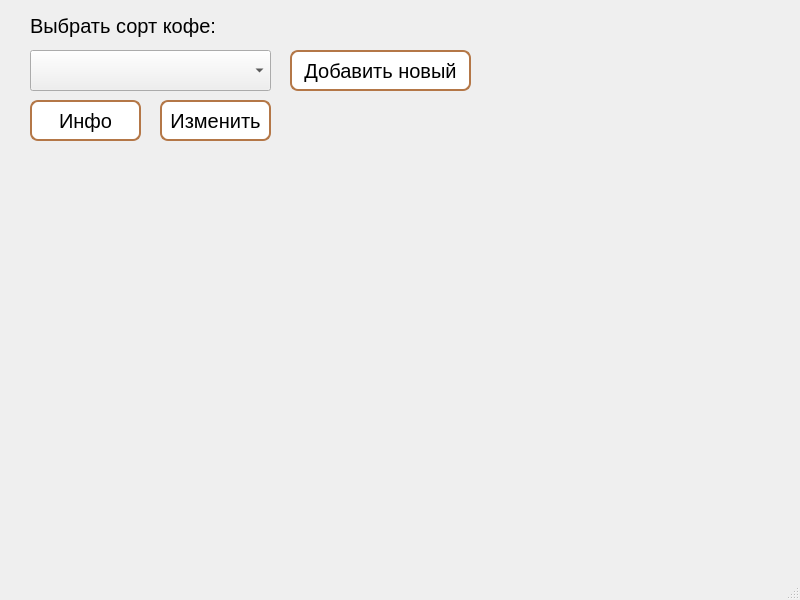
<?xml version="1.0" encoding="UTF-8"?>
<ui version="4.0">
 <class>MainWindow</class>
 <widget class="QMainWindow" name="MainWindow">
  <property name="geometry">
   <rect>
    <x>0</x>
    <y>0</y>
    <width>800</width>
    <height>600</height>
   </rect>
  </property>
  <property name="font">
   <font>
    <family>Tahoma</family>
    <pointsize>15</pointsize>
   </font>
  </property>
  <property name="windowTitle">
   <string>Кофе</string>
  </property>
  <widget class="QWidget" name="centralwidget">
   <widget class="QComboBox" name="sortbox">
    <property name="geometry">
     <rect>
      <x>30</x>
      <y>50</y>
      <width>241</width>
      <height>41</height>
     </rect>
    </property>
    <property name="font">
     <font>
      <family>Tahoma</family>
      <pointsize>15</pointsize>
     </font>
    </property>
    <property name="styleSheet">
     <string notr="true">border: 2px solid #B47747;
border-radius: 8px;}
QComboBox::drop-down {
	width: 32px; border-radius: 8px;}
QComboBox:hover {
	background-color: BISQUE;border: 2px solid #B47747; border-radius: 8px;}
QComboBox QAbstractItemView {
	selection-background-color: #B47747;
 
</string>
    </property>
    <property name="currentText">
     <string/>
    </property>
   </widget>
   <widget class="QLabel" name="label">
    <property name="geometry">
     <rect>
      <x>30</x>
      <y>10</y>
      <width>231</width>
      <height>31</height>
     </rect>
    </property>
    <property name="font">
     <font>
      <family>Tahoma</family>
      <pointsize>15</pointsize>
     </font>
    </property>
    <property name="text">
     <string>Выбрать сорт кофе:</string>
    </property>
   </widget>
   <widget class="QLabel" name="roast">
    <property name="geometry">
     <rect>
      <x>30</x>
      <y>200</y>
      <width>731</width>
      <height>41</height>
     </rect>
    </property>
    <property name="font">
     <font>
      <family>Tahoma</family>
      <pointsize>15</pointsize>
     </font>
    </property>
    <property name="text">
     <string/>
    </property>
   </widget>
   <widget class="QPushButton" name="info">
    <property name="geometry">
     <rect>
      <x>30</x>
      <y>100</y>
      <width>111</width>
      <height>41</height>
     </rect>
    </property>
    <property name="font">
     <font>
      <family>Tahoma</family>
      <pointsize>15</pointsize>
     </font>
    </property>
    <property name="styleSheet">
     <string notr="true">QPushButton {
background-color: white;border: 2px solid #B47747; border-radius: 8px;
}

QPushButton:hover {
background-color: BISQUE;border: 2px solid #B47747; border-radius: 8px;
}</string>
    </property>
    <property name="text">
     <string>Инфо</string>
    </property>
   </widget>
   <widget class="QLabel" name="ground">
    <property name="geometry">
     <rect>
      <x>30</x>
      <y>250</y>
      <width>731</width>
      <height>41</height>
     </rect>
    </property>
    <property name="font">
     <font>
      <family>Tahoma</family>
      <pointsize>15</pointsize>
     </font>
    </property>
    <property name="text">
     <string/>
    </property>
   </widget>
   <widget class="QLabel" name="taste">
    <property name="geometry">
     <rect>
      <x>30</x>
      <y>300</y>
      <width>731</width>
      <height>41</height>
     </rect>
    </property>
    <property name="font">
     <font>
      <family>Tahoma</family>
      <pointsize>15</pointsize>
     </font>
    </property>
    <property name="text">
     <string/>
    </property>
   </widget>
   <widget class="QLabel" name="price">
    <property name="geometry">
     <rect>
      <x>30</x>
      <y>350</y>
      <width>731</width>
      <height>41</height>
     </rect>
    </property>
    <property name="font">
     <font>
      <family>Tahoma</family>
      <pointsize>15</pointsize>
     </font>
    </property>
    <property name="text">
     <string/>
    </property>
   </widget>
   <widget class="QLabel" name="volume">
    <property name="geometry">
     <rect>
      <x>30</x>
      <y>400</y>
      <width>731</width>
      <height>41</height>
     </rect>
    </property>
    <property name="font">
     <font>
      <family>Tahoma</family>
      <pointsize>15</pointsize>
     </font>
    </property>
    <property name="text">
     <string/>
    </property>
   </widget>
   <widget class="QLabel" name="id">
    <property name="geometry">
     <rect>
      <x>30</x>
      <y>150</y>
      <width>731</width>
      <height>41</height>
     </rect>
    </property>
    <property name="font">
     <font>
      <family>Tahoma</family>
      <pointsize>15</pointsize>
     </font>
    </property>
    <property name="text">
     <string/>
    </property>
   </widget>
   <widget class="QPushButton" name="change">
    <property name="geometry">
     <rect>
      <x>160</x>
      <y>100</y>
      <width>111</width>
      <height>41</height>
     </rect>
    </property>
    <property name="font">
     <font>
      <family>Tahoma</family>
      <pointsize>15</pointsize>
     </font>
    </property>
    <property name="styleSheet">
     <string notr="true">QPushButton {
background-color: white;border: 2px solid #B47747; border-radius: 8px;
}

QPushButton:hover {
background-color: BISQUE;border: 2px solid #B47747; border-radius: 8px;
}</string>
    </property>
    <property name="text">
     <string>Изменить</string>
    </property>
   </widget>
   <widget class="QPushButton" name="add">
    <property name="geometry">
     <rect>
      <x>290</x>
      <y>50</y>
      <width>181</width>
      <height>41</height>
     </rect>
    </property>
    <property name="font">
     <font>
      <family>Tahoma</family>
      <pointsize>15</pointsize>
     </font>
    </property>
    <property name="styleSheet">
     <string notr="true">QPushButton {
background-color: white;border: 2px solid #B47747; border-radius: 8px;
}

QPushButton:hover {
background-color: BISQUE;border: 2px solid #B47747; border-radius: 8px;
}</string>
    </property>
    <property name="text">
     <string>Добавить новый</string>
    </property>
   </widget>
  </widget>
  <widget class="QMenuBar" name="menubar">
   <property name="geometry">
    <rect>
     <x>0</x>
     <y>0</y>
     <width>800</width>
     <height>21</height>
    </rect>
   </property>
  </widget>
  <widget class="QStatusBar" name="statusbar"/>
 </widget>
 <resources/>
 <connections/>
</ui>
